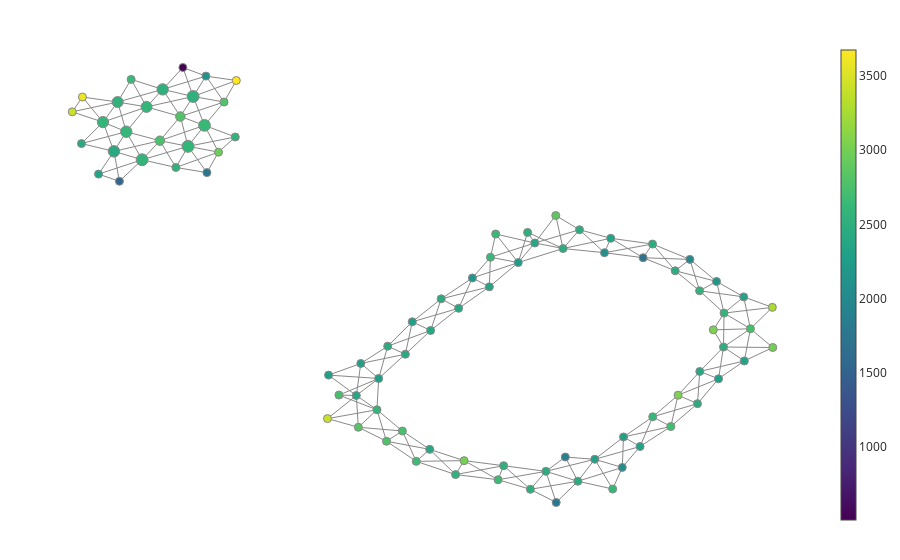

Here is the notebook cell this chart was saved with:
### Code cell
fig = plot_static_mapper_graph(pipe, data)
fig.show(config={'scrollZoom': True})

### Figure 1 — Plotly figure (JSON) as saved in the notebook; plotly's stock layout.template omitted (floating-point values rounded to 4 significant figures; data arrays with more than 128 entries replaced by an {"elided": "..."} marker saying what was removed)
{"data": [{"hoverinfo": "none", "line": {"color": "#888", "width": 1}, "mode": "lines", "name": "edge_trace", "type": "scatter", "uid": "b1889820-7853-4575-999b-dd2d483d19a2", "x": {"elided": "684 float values"}, "y": {"elided": "684 float values"}}, {"hoverinfo": "text", "hovertext": ["Node ID: 0<br>Pullback set label: 10<br>Partial cluster label: 0<br>Node size: 132<br>Summary statistic: 2310.0", "Node ID: 1<br>Pullback set label: 58<br>Partial cluster label: 0<br>Node size: 398<br>Summary statistic: 2420.0", "Node ID: 2<br>Pullback set label: 59<br>Partial cluster label: 0<br>Node size: 424<br>Summary statistic: 2570.0", "Node ID: 3<br>Pullback set label: 6<br>Partial cluster label: 0<br>Node size: 88<br>Summary statistic: 2340.0", "Node ID: 4<br>Pullback set label: 15<br>Partial cluster label: 0<br>Node size: 122<br>Summary statistic: 2490.0", "Node ID: 5<br>Pullback set label: 44<br>Partial cluster label: 0<br>Node size: 134<br>Summary statistic: 2470.0", "Node ID: 6<br>Pullback set label: 78<br>Partial cluster label: 0<br>Node size: 46<br>Summary statistic: 2170.0", "Node ID: 7<br>Pullback set label: 87<br>Partial cluster label: 0<br>Node size: 128<br>Summary statistic: 2350.0", "Node ID: 8<br>Pullback set label: 54<br>Partial cluster label: 0<br>Node size: 126<br>Summary statistic: 2480.0", "Node ID: 9<br>Pullback set label: 85<br>Partial cluster label: 0<br>Node size: 121<br>Summary statistic: 2390.0", "Node ID: 10<br>Pullback set label: 9<br>Partial cluster label: 0<br>Node size: 91<br>Summary statistic: 2450.0", "Node ID: 11<br>Pullback set label: 19<br>Partial cluster label: 0<br>Node size: 136<br>Summary statistic: 2480.0", "Node ID: 12<br>Pullback set label: 79<br>Partial cluster label: 0<br>Node size: 118<br>Summary statistic: 2260.0", "Node ID: 13<br>Pullback set label: 80<br>Partial cluster label: 0<br>Node size: 115<br>Summary statistic: 2390.0", "Node ID: 14<br>Pullback set label: 88<br>Partial cluster label: 0<br>Node size: 76<br>Summary statistic: 2640.0", "Node ID: 15<br>Pullback set label: 89<br>Partial cluster label: 0<br>Node size: 16<br>Summary statistic: 2640.0", "Node ID: 16<br>Pullback set label: 16<br>Partial cluster label: 0<br>Node size: 118<br>Summary statistic: 2730.0", "Node ID: 17<br>Pullback set label: 25<br>Partial cluster label: 0<br>Node size: 134<br>Summary statistic: 2590.0", "Node ID: 18<br>Pullback set label: 26<br>Partial cluster label: 0<br>Node size: 86<br>Summary statistic: 2340.0", "Node ID: 19<br>Pullback set label: 33<br>Partial cluster label: 0<br>Node size: 35<br>Summary statistic: 2180.0", "Node ID: 20<br>Pullback set label: 34<br>Partial cluster label: 0<br>Node size: 117<br>Summary statistic: 2550.0", "Node ID: 21<br>Pullback set label: 51<br>Partial cluster label: 0<br>Node size: 433<br>Summary statistic: 2610.0", "Node ID: 22<br>Pullback set label: 52<br>Partial cluster label: 0<br>Node size: 16<br>Summary statistic: 2960.0", "Node ID: 23<br>Pullback set label: 31<br>Partial cluster label: 0<br>Node size: 421<br>Summary statistic: 2530.0", "Node ID: 24<br>Pullback set label: 32<br>Partial cluster label: 0<br>Node size: 160<br>Summary statistic: 2800.0", "Node ID: 25<br>Pullback set label: 40<br>Partial cluster label: 0<br>Node size: 272<br>Summary statistic: 2800.0", "Node ID: 26<br>Pullback set label: 41<br>Partial cluster label: 0<br>Node size: 418<br>Summary statistic: 2640.0", "Node ID: 27<br>Pullback set label: 27<br>Partial cluster label: 0<br>Node size: 119<br>Summary statistic: 2510.0", "Node ID: 28<br>Pullback set label: 28<br>Partial cluster label: 0<br>Node size: 76<br>Summary statistic: 2670.0", "Node ID: 29<br>Pullback set label: 5<br>Partial cluster label: 0<br>Node size: 125<br>Summary statistic: 2400.0", "Node ID: 30<br>Pullback set label: 4<br>Partial cluster label: 0<br>Node size: 129<br>Summary statistic: 2460.0", "Node ID: 31<br>Pullback set label: 49<br>Partial cluster label: 0<br>Node size: 392<br>Summary statistic: 2620.0", "Node ID: 32<br>Pullback set label: 63<br>Partial cluster label: 0<br>Node size: 132<br>Summary statistic: 2320.0", "Node ID: 33<br>Pullback set label: 38<br>Partial cluster label: 0<br>Node size: 369<br>Summary statistic: 2560.0", "Node ID: 34<br>Pullback set label: 39<br>Partial cluster label: 0<br>Node size: 363<br>Summary statistic: 2600.0", "Node ID: 35<br>Pullback set label: 45<br>Partial cluster label: 0<br>Node size: 127<br>Summary statistic: 2380.0", "Node ID: 36<br>Pullback set label: 55<br>Partial cluster label: 0<br>Node size: 119<br>Summary statistic: 2770.0", "Node ID: 37<br>Pullback set label: 70<br>Partial cluster label: 0<br>Node size: 118<br>Summary statistic: 2480.0", "Node ID: 38<br>Pullback set label: 71<br>Partial cluster label: 0<br>Node size: 92<br>Summary statistic: 2480.0", "Node ID: 39<br>Pullback set label: 81<br>Partial cluster label: 0<br>Node size: 17<br>Summary statistic: 2870.0", "Node ID: 40<br>Pullback set label: 65<br>Partial cluster label: 0<br>Node size: 135<br>Summary statistic: 2580.0", "Node ID: 41<br>Pullback set label: 30<br>Partial cluster label: 0<br>Node size: 387<br>Summary statistic: 2530.0", "Node ID: 42<br>Pullback set label: 86<br>Partial cluster label: 0<br>Node size: 124<br>Summary statistic: 2440.0", "Node ID: 43<br>Pullback set label: 48<br>Partial cluster label: 0<br>Node size: 378<br>Summary statistic: 2600.0", "Node ID: 44<br>Pullback set label: 57<br>Partial cluster label: 0<br>Node size: 110<br>Summary statistic: 2430.0", "Node ID: 45<br>Pullback set label: 76<br>Partial cluster label: 0<br>Node size: 13<br>Summary statistic: 2300.0", "Node ID: 46<br>Pullback set label: 50<br>Partial cluster label: 0<br>Node size: 269<br>Summary statistic: 2760.0", "Node ID: 47<br>Pullback set label: 60<br>Partial cluster label: 0<br>Node size: 177<br>Summary statistic: 2550.0", "Node ID: 48<br>Pullback set label: 84<br>Partial cluster label: 0<br>Node size: 118<br>Summary statistic: 2440.0", "Node ID: 49<br>Pullback set label: 73<br>Partial cluster label: 0<br>Node size: 89<br>Summary statistic: 2380.0", "Node ID: 50<br>Pullback set label: 74<br>Partial cluster label: 0<br>Node size: 135<br>Summary statistic: 2280.0", "Node ID: 51<br>Pullback set label: 46<br>Partial cluster label: 0<br>Node size: 25<br>Summary statistic: 2670.0", "Node ID: 52<br>Pullback set label: 43<br>Partial cluster label: 0<br>Node size: 6<br>Summary statistic: 1990.0", "Node ID: 53<br>Pullback set label: 68<br>Partial cluster label: 0<br>Node size: 11<br>Summary statistic: 2340.0", "Node ID: 54<br>Pullback set label: 1<br>Partial cluster label: 0<br>Node size: 60<br>Summary statistic: 2070.0", "Node ID: 55<br>Pullback set label: 2<br>Partial cluster label: 0<br>Node size: 122<br>Summary statistic: 2320.0", "Node ID: 56<br>Pullback set label: 11<br>Partial cluster label: 0<br>Node size: 58<br>Summary statistic: 2310.0", "Node ID: 57<br>Pullback set label: 3<br>Partial cluster label: 0<br>Node size: 130<br>Summary statistic: 2640.0", "Node ID: 58<br>Pullback set label: 18<br>Partial cluster label: 0<br>Node size: 65<br>Summary statistic: 2500.0", "Node ID: 59<br>Pullback set label: 66<br>Partial cluster label: 0<br>Node size: 15<br>Summary statistic: 2730.0", "Node ID: 60<br>Pullback set label: 62<br>Partial cluster label: 0<br>Node size: 36<br>Summary statistic: 2110.0", "Node ID: 61<br>Pullback set label: 75<br>Partial cluster label: 0<br>Node size: 63<br>Summary statistic: 2430.0", "Node ID: 62<br>Pullback set label: 83<br>Partial cluster label: 0<br>Node size: 55<br>Summary statistic: 2300.0", "Node ID: 63<br>Pullback set label: 64<br>Partial cluster label: 0<br>Node size: 65<br>Summary statistic: 2820.0", "Node ID: 64<br>Pullback set label: 56<br>Partial cluster label: 0<br>Node size: 69<br>Summary statistic: 2740.0", "Node ID: 65<br>Pullback set label: 29<br>Partial cluster label: 0<br>Node size: 108<br>Summary statistic: 2650.0", "Node ID: 66<br>Pullback set label: 67<br>Partial cluster label: -1<br>Node size: 4<br>Summary statistic: 1540.0", "Node ID: 67<br>Pullback set label: 35<br>Partial cluster label: 0<br>Node size: 131<br>Summary statistic: 2530.0", "Node ID: 68<br>Pullback set label: 14<br>Partial cluster label: 0<br>Node size: 50<br>Summary statistic: 2300.0", "Node ID: 69<br>Pullback set label: 36<br>Partial cluster label: 0<br>Node size: 25<br>Summary statistic: 3000.0", "Node ID: 70<br>Pullback set label: 22<br>Partial cluster label: -1<br>Node size: 4<br>Summary statistic: 2140.0", "Node ID: 71<br>Pullback set label: 77<br>Partial cluster label: 0<br>Node size: 11<br>Summary statistic: 2400.0", "Node ID: 72<br>Pullback set label: 24<br>Partial cluster label: 0<br>Node size: 7<br>Summary statistic: 3030.0", "Node ID: 73<br>Pullback set label: 82<br>Partial cluster label: -1<br>Node size: 4<br>Summary statistic: 2290.0", "Node ID: 74<br>Pullback set label: 69<br>Partial cluster label: 0<br>Node size: 11<br>Summary statistic: 2500.0", "Node ID: 75<br>Pullback set label: 8<br>Partial cluster label: 0<br>Node size: 6<br>Summary statistic: 1780.0", "Node ID: 76<br>Pullback set label: 20<br>Partial cluster label: 0<br>Node size: 15<br>Summary statistic: 1910.0", "Node ID: 77<br>Pullback set label: 12<br>Partial cluster label: 0<br>Node size: 14<br>Summary statistic: 2710.0", "Node ID: 78<br>Pullback set label: 21<br>Partial cluster label: -1<br>Node size: 1<br>Summary statistic: 510.0", "Node ID: 79<br>Pullback set label: 53<br>Partial cluster label: -1<br>Node size: 4<br>Summary statistic: 1700.0", "Node ID: 80<br>Pullback set label: 13<br>Partial cluster label: 0<br>Node size: 11<br>Summary statistic: 3050.0", "Node ID: 81<br>Pullback set label: 42<br>Partial cluster label: 0<br>Node size: 14<br>Summary statistic: 2560.0", "Node ID: 82<br>Pullback set label: 17<br>Partial cluster label: 0<br>Node size: 8<br>Summary statistic: 3290.0", "Node ID: 83<br>Pullback set label: 61<br>Partial cluster label: -1<br>Node size: 2<br>Summary statistic: 1730.0", "Node ID: 84<br>Pullback set label: 7<br>Partial cluster label: 0<br>Node size: 8<br>Summary statistic: 2990.0", "Node ID: 85<br>Pullback set label: 0<br>Partial cluster label: -1<br>Node size: 4<br>Summary statistic: 2630.0", "Node ID: 86<br>Pullback set label: 72<br>Partial cluster label: -1<br>Node size: 4<br>Summary statistic: 3420.0", "Node ID: 87<br>Pullback set label: 37<br>Partial cluster label: 0<br>Node size: 5<br>Summary statistic: 3600.0", "Node ID: 88<br>Pullback set label: 47<br>Partial cluster label: 0<br>Node size: 6<br>Summary statistic: 3430.0", "Node ID: 89<br>Pullback set label: 23<br>Partial cluster label: -1<br>Node size: 1<br>Summary statistic: 3680.0"], "marker": {"color": [2310.0, 2420.0, 2571.0, 2345.0, 2494.0, 2472.0, 2171.0, 2351.0, 2476.0, 2395.0, 2454.0, 2481.0, 2262.0, 2387.0, 2642.0, 2640.0, 2733.0, 2592.0, 2345.0, 2181.0, 2552.0, 2612.0, 2959.0, 2528.0, 2796.0, 2796.0, 2637.0, 2511.0, 2669.0, 2400.0, 2465.0, 2621.0, 2323.0, 2555.0, 2599.0, 2380.0, 2772.0, 2484.0, 2475.0, 2866.0, 2584.0, 2529.0, 2437.0, 2604.0, 2430.0, 2301, 2762.0, 2547.0, 2443.0, 2381.0, 2283.0, 2669.0, 1990.0, 2344.0, 2066.0, 2321.0, 2311.0, 2640.0, 2499.0, 2732.0, 2110.0, 2425.0, 2298.0, 2823.0, 2742.0, 2646.0, 1544.0, 2533.0, 2299.0, 3004.0, 2139, 2402.0, 3035.0, 2293, 2504.0, 1785.0, 1910.0, 2709.0, 510, 1705.0, 3047.0, 2558.0, 3285.0, 1734, 2991.0, 2627, 3418.0, 3598.0, 3427.0, 3675], "colorbar": {"thickness": 15, "title": {"side": "right", "text": ""}, "xanchor": "left"}, "colorscale": [[0, "#440154"], [0.1111, "#482878"], [0.2222, "#3e4989"], [0.3333, "#31688e"], [0.4444, "#26828e"], [0.5556, "#1f9e89"], [0.6667, "#35b779"], [0.7778, "#6ece58"], [0.8889, "#b5de2b"], [1, "#fde725"]], "line": {"color": "#888", "width": 1}, "opacity": 1, "reversescale": false, "showscale": true, "size": [132, 398, 424, 88, 122, 134, 46, 128, 126, 121, 91, 136, 118, 115, 76, 16, 118, 134, 86, 35, 117, 433, 16, 421, 160, 272, 418, 119, 76, 125, 129, 392, 132, 369, 363, 127, 119, 118, 92, 17, 135, 387, 124, 378, 110, 13, 269, 177, 118, 89, 135, 25, 6, 11, 60, 122, 58, 130, 65, 15, 36, 63, 55, 65, 69, 108, 4, 131, 50, 25, 4, 11, 7, 4, 11, 6, 15, 14, 1, 4, 11, 14, 8, 2, 8, 4, 4, 5, 6, 1], "sizemin": 4, "sizemode": "area", "sizeref": 6.014}, "mode": "markers", "name": "node_trace", "type": "scatter", "uid": "a5e6ace5-565d-4fbc-a7e4-da7e3236807e", "x": [2.23, -5.907, -5.431, 4.761, 4.409, 3.591, 0.1588, 0.4456, 3.208, -0.5479, 1.944, 1.403, 0.9347, 1.215, 0.4645, 0.5532, 4.865, 4.418, 4.751, 4.291, 4.004, -4.654, -4.138, -4.568, -4.045, -4.784, -4.375, 0.6871, 0.593, 4.007, 3.969, -5.699, 2.501, -5.845, -5.356, -0.5639, -1.295, 1.693, 1.972, 1.569, -1.456, -5.083, -0.3691, -6.094, -6.457, -0.8586, -5.13, -4.859, -1.275, -1.806, -1.428, -0.7912, 3.84, -6.168, 2.696, 2.996, 2.716, 3.211, 1.14, -2.1, 2.394, -0.9759, -1.73, -1.772, -1.027, -5.617, -5.815, -0.1257, 4.325, 0.01853, -4.351, -0.07415, 4.237, -2.276, 1.093, 1.577, 1.732, 3.517, -4.741, 3.048, 3.64, -3.855, 5.235, -4.335, 5.242, 2.533, -2.294, -6.441, -6.614, -3.837], "y": [-4.236, 3.798, 3.579, -1.669, -1.307, 0.6832, 0.4961, 0.2641, 1.38, -0.8756, -4.808, -4.55, 0.897, 1.408, 1.036, 1.642, -0.8303, -0.421, 0.001535, 0.4046, 0.1603, 3.929, 3.778, 5.229, 5.086, 4.707, 4.477, -4.403, -4.768, -1.945, -2.784, 4.31, 1.53, 5.085, 4.958, -3.977, -3.765, 1.263, 1.753, 2.124, -2.943, 5.415, -0.0494, 4.561, 4.001, -0.6488, 4.076, 3.378, -1.284, -2.571, -2.127, -4.29, 0.9802, 3.205, -4.448, -3.901, -3.653, -3.127, -5.018, -2.56, 1.154, -1.494, -1.735, -3.4, -3.497, 5.676, 3.018, -4.633, -2.136, -4.271, 5.761, -0.2961, -0.8584, -2.04, 1.684, -5.363, -4.177, -3.381, 5.986, 1.023, -2.563, 4.173, -0.2718, 3.244, -1.319, -5.011, -3.174, 5.216, 4.829, 5.647]}], "layout": {"autosize": false, "hovermode": "closest", "margin": {"b": 20, "l": 5, "r": 5, "t": 40}, "showlegend": false, "title": {"text": ""}, "xaxis": {"showgrid": false, "showline": false, "showticklabels": false, "ticks": "", "title": {"text": ""}, "zeroline": false}, "yaxis": {"showgrid": false, "showline": false, "showticklabels": false, "ticks": "", "title": {"text": ""}, "zeroline": false}}}
